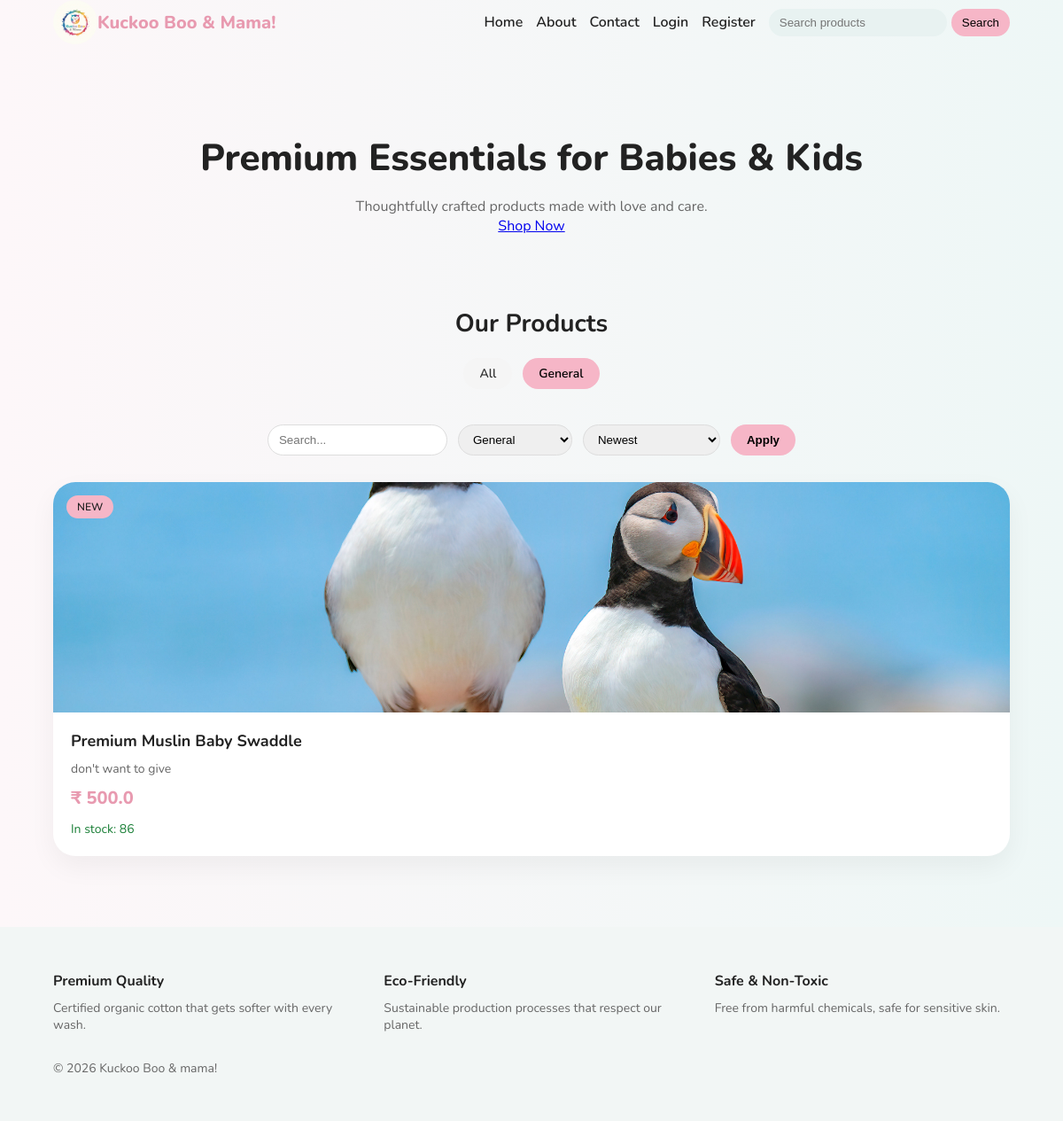
The app's page /?category=General with its own data.
### tables this page shows
CREATE TABLE products (
        id INTEGER PRIMARY KEY AUTOINCREMENT,
        name TEXT NOT NULL,
        description TEXT,
        price REAL NOT NULL,
        stock INTEGER NOT NULL,
        image TEXT,
        created_at TIMESTAMP DEFAULT CURRENT_TIMESTAMP
    , is_new INTEGER DEFAULT 0, category TEXT DEFAULT 'General');

### routes/shop.py (the view)
@shop_bp.route("/")
def home():
    search_query = request.args.get("search", "").strip()
    category = request.args.get("category", "").strip()
    sort = request.args.get("sort", "").strip()
    page = request.args.get("page", 1, type=int)
    per_page = 8
    offset = (page - 1) * per_page
    conn = get_db_connection()
    query = "SELECT * FROM products WHERE 1=1"
    count_query = "SELECT COUNT(*) as count FROM products WHERE 1=1"
    params = []
    if search_query:
        query += " AND name LIKE ?"
        count_query += " AND name LIKE ?"
        params.append(f"%{search_query}%")
    if category:
        query += " AND category = ?"
        count_query += " AND category = ?"
        params.append(category)
    if sort == "price_low":
        order_by = " ORDER BY price ASC"
    elif sort == "price_high":
        order_by = " ORDER BY price DESC"
    else:
        order_by = " ORDER BY id DESC"
    total_products = conn.execute(count_query, params).fetchone()["count"]
    query += order_by + " LIMIT ? OFFSET ?"
    products = conn.execute(query, params + [per_page, offset]).fetchall()
    categories = conn.execute(
        "SELECT DISTINCT category FROM products ORDER BY category ASC"
    ).fetchall()
    conn.close()
    total_pages = (total_products + per_page - 1) // per_page
    return render_template(
        "shop/home.html",
        products=products,
        search_query=search_query,
        categories=categories,
        selected_category=category,
        sort=sort,
        page=page,
        total_pages=total_pages
    )

### database/db.py (called while the page is built)
def get_db_connection():
    if Config.DB_TYPE == "postgres":
        database_url = Config.DATABASE_URI
        if database_url.startswith("postgres://"):
            database_url = database_url.replace(
                "postgres://", "postgresql://", 1
            )
        conn = psycopg2.connect(database_url)
        conn.autocommit = False
        return DatabaseWrapper(conn, "postgres")
    else:
        os.makedirs(os.path.dirname(Config.DATABASE_URI), exist_ok=True)
        conn = sqlite3.connect(Config.DATABASE_URI)
        conn.row_factory = sqlite3.Row
        return DatabaseWrapper(conn, "sqlite")

    def execute(self, query, params=None):
        if self.db_type == "postgres":
            query = query.replace("?", "%s")
        if params:
            self.cursor.execute(query, params)
        else:
            self.cursor.execute(query)
        return self.cursor

    def close(self):
        self.cursor.close()
        self.conn.close()

### templates/shop/home.html (shortened to what this page needs)
{% extends "base.html" %}
{% block extra_css %}
<link rel="stylesheet" href="{{ url_for('static', filename='css/home.css') }}">
{% endblock %}
{% block content %}
<section class="home-hero">
    <div class="hero-content">
        <h1>Premium Essentials for Babies & Kids</h1>
        <p>Thoughtfully crafted products made with love and care.</p>
        <a href="#products" class="btn-primary">
            Shop Now
        </a>
    </div>
</section>
<section id="products" class="home-products">
    <div class="section-header">
        <h2>Our Products</h2>
    </div>
    {% if categories %}
    <div class="category-filter">
        <a
            href="{{ url_for('shop.home') }}"
            class="{% if not selected_category %}active{% endif %}"
        >
            All
        </a>
        {% for cat in categories %}
            <a
                href="{{ url_for('shop.home', category=cat.category) }}"
                class="{% if selected_category == cat.category %}active{% endif %}"
            >
                {{ cat.category }}
            </a>
        {% endfor %}
    </div>
    {% endif %}
    <div class="sorting-bar">
        <form method="get" class="sorting-form">
            <input type="text"
                   name="search"
                   placeholder="Search..."
                   value="{{ search_query }}">
            <select id="category-select" name="category">
                {% for cat in categories %}
                    <option value="{{ cat.category }}"
                        {% if selected_category == cat.category %}selected{% endif %}>
                        {{ cat.category }}
                    </option>
                {% endfor %}
            </select>
            <select id="sort-select" name="sort">
                <option value="">Newest</option>
            </select>
            <button type="submit" class="btn-apply">
                Apply
            </button>
        </form>
    </div>
    {% if products %}
    <div class="product-grid">
        {% for product in products %}
        <div class="product-card">
            {% if product.is_new %}
                <span class="badge-new">NEW</span>
            {% endif %}
            {% if product.image %}
            <div class="image-wrapper">
                <img
                    src="{{ url_for('static', filename='uploads/' ~ product.image) }}"
                    alt="{{ product.name }}"
                    loading="lazy"
                >
            </div>
            {% endif %}
            <div class="product-info">
                <h3 class="product-title">
                    <a href="{{ url_for('shop.product_detail', product_id=product.id) }}">
                        {{ product.name }}
                    </a>
                </h3>
                <p class="product-description">
                    {{ product.description }}
                </p>
                <p class="product-price">
                    ₹ {{ product.price }}
                </p>
                {% if product.stock > 0 %}
                    <span class="in-stock">
                        In stock: {{ product.stock }}
                    </span>
                {% else %}
                    <span class="out-of-stock">
                        Out of stock
                    </span>
                {% endif %}
            </div>
        </div>
        {% endfor %}
    </div>
    {% endif %}
</section>
{% endblock %}

### static/css/base.css (style rules this page uses)
:root { --primary: #f6b6c7; --primary-dark: #e89ab0; --bg-soft: #fdf7f9; --text-dark: #222; --text-light: #666; --radius: 20px; }
* { margin: 0; padding: 0; box-sizing: border-box; }
body { font-family: 'Nunito', sans-serif; background: linear-gradient(to right, #fdf7f9, #eef7f6); color: var(--text-dark); }

### static/css/home.css (style rules this page uses)
.home-hero { padding: 60px 0 40px; text-align: center; }
.home-hero h1 { font-size: 42px; font-weight: 800; }
.home-hero p { margin-top: 15px; color: #666; }
.section-header { margin: 40px 0 20px; text-align: center; }
.section-header h2 { font-size: 28px; }
.category-filter { display: flex; flex-wrap: wrap; gap: 12px; justify-content: center; margin: 20px 0 40px; }
.category-filter a { padding: 8px 18px; border-radius: 25px; text-decoration: none; font-size: 14px; font-weight: 600; background: #f5f5f5; color: #333; transition: 0.3s ease; }
.category-filter a.active { background: #f6b6c7; color: #000; }
.product-grid { display: grid; grid-template-columns: repeat(auto-fit, minmax(270px, 1fr)); gap: 30px; }
.product-card { background: #ffffff; border-radius: 25px; overflow: hidden; box-shadow: 0 12px 30px rgba(0,0,0,0.05); position: relative; transition: transform 0.3s ease; }
.badge-new { position: absolute; top: 15px; left: 15px; background: #f6b6c7; padding: 5px 12px; border-radius: 20px; font-size: 12px; font-weight: 600; }
.image-wrapper { height: 260px; overflow: hidden; }
.image-wrapper img { width: 100%; height: 100%; object-fit: cover; }
.product-info { padding: 20px; }
.product-title { font-size: 18px; margin-bottom: 10px; }
.product-title a { text-decoration: none; color: #222; }
.product-description { font-size: 14px; color: #666; margin-bottom: 10px; }
.product-price { font-size: 20px; font-weight: 800; color: #e89ab0; margin-bottom: 10px; }
.in-stock { color: #1a7f37; font-size: 14px; }
.sorting-bar { margin-bottom: 30px; display: flex; justify-content: center; }
.sorting-form { display: flex; gap: 12px; flex-wrap: wrap; }
.sorting-form input, .sorting-form select { padding: 8px 12px; border-radius: 20px; border: 1px solid #ddd; }
.btn-apply { padding: 8px 18px; border-radius: 20px; border: none; background: #f6b6c7; font-weight: 600; cursor: pointer; }

### records on screen
products: is_new "NEW", image (picture), name "Premium Muslin Baby Swaddle", description "don't want to give", price "500.0", stock "86"

### other values on screen
{{ cat.category }} "General"
form field category "General"
